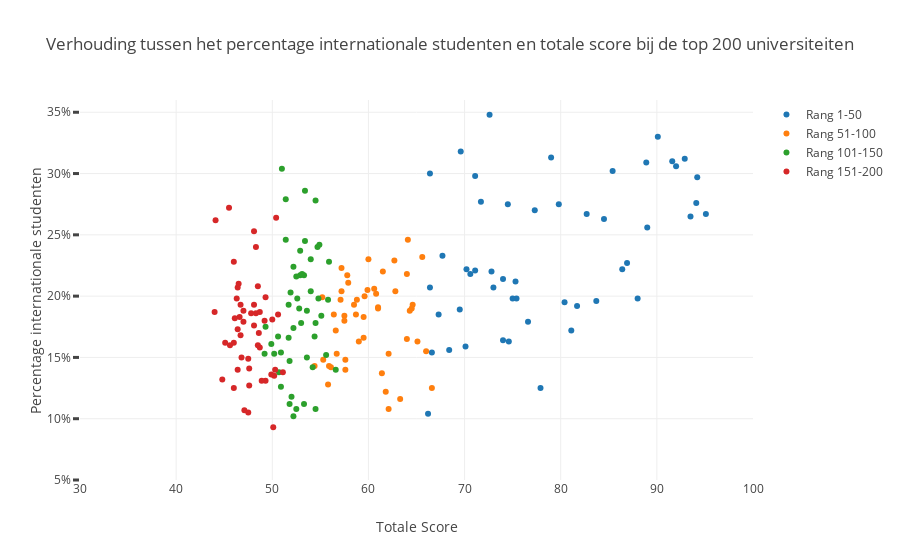

Notebook code cell kept with this figure:
### Code cell
trace1 = go.Scatter(
    x = total_score[:50],
    y = int_students[:50],
    mode = 'markers',
    name = 'Rang 1-50'
)
trace2 = go.Scatter(
    x = total_score[51:100],
    y = int_students[51:100],
    mode = 'markers',
    name = 'Rang 51-100'
)
trace3 = go.Scatter(
    x = total_score[101:150],
    y = int_students[101:150],
    mode = 'markers',
    name = 'Rang 101-150'
)
trace4 = go.Scatter(
    x = total_score[151:200],
    y = int_students[151:200],
    mode = 'markers',
    name = 'Rang 151-200'
)

layout = go.Layout(
    title = 'Verhouding tussen het percentage internationale studenten en totale score bij de top 200 universiteiten',
    yaxis = go.layout.YAxis(
        tick0 = 5,
        dtick = 5,
        ticksuffix = "%",
        ticklen= 6,
        tickwidth= 3,
        range = [5,36],
        title = 'Percentage internationale studenten'
    ),
    xaxis = go.layout.XAxis(
        title = 'Totale Score',
        range = [30, 100]
    ),
)

data = [trace1, trace2, trace3, trace4]
fig = go.Figure(data=data, layout=layout)


# Plot and embed in ipython notebook!
iplot(fig, filename='basic-scatter')

### Figure 1 — Plotly figure (JSON) as saved in the notebook; plotly's stock layout.template omitted (floating-point values rounded to 4 significant figures)
{"data": [{"mode": "markers", "name": "Rang 1-50", "type": "scatter", "uid": "17146a14-70a9-4894-be1e-5c0d8824b7d6", "x": [95.1, 94.1, 94.2, 93.5, 92.9, 92, 91.6, 90.1, 88.9, 89, 88, 86.9, 86.4, 85.4, 84.5, 83.7, 82.7, 81.7, 81.1, 80.4, 79.8, 79, 77.9, 77.3, 76.6, 75.3, 75.4, 75, 74, 74.6, 74.5, 74, 72.8, 72.6, 73, 71.1, 71.7, 71.1, 70.2, 69.6, 70.6, 70.1, 67.7, 69.5, 66.4, 67.3, 68.4, 66.4, 66.6, 66.2], "y": [26.7, 27.6, 29.7, 26.5, 31.2, 30.6, 31, 33, 30.9, 25.6, 19.8, 22.7, 22.2, 30.2, 26.3, 19.6, 26.7, 19.2, 17.2, 19.5, 27.5, 31.3, 12.5, 27, 17.9, 21.2, 19.8, 19.8, 16.4, 16.3, 27.5, 21.4, 22, 34.8, 20.7, 29.8, 27.7, 22.1, 22.2, 31.8, 21.8, 15.9, 23.3, 18.9, 20.7, 18.5, 15.6, 30, 15.4, 10.4]}, {"mode": "markers", "name": "Rang 51-100", "type": "scatter", "uid": "f2b70449-bb70-4d02-a1ff-c125e1066341", "x": [65.1, 66.6, 66, 64.6, 65.6, 64, 64.3, 64, 64.5, 62.8, 64.1, 62.1, 63.3, 62.7, 61.4, 62.1, 61.8, 61.5, 61, 60.8, 61, 60, 59.6, 59.5, 60.6, 58.5, 59.5, 59, 57.9, 58.7, 59.9, 57.5, 58.8, 57.8, 57.2, 57.5, 57.2, 57.6, 57.6, 56.1, 55.9, 56.6, 56.7, 56.4, 55.3, 55.8, 55.2, 57.1, 54.4], "y": [16.3, 12.5, 15.5, 19.3, 23.2, 21.8, 18.8, 16.5, 19, 20.4, 24.6, 15.3, 11.6, 22.9, 13.7, 10.8, 12.2, 22, 19.1, 20.2, 19, 23, 20, 18.3, 20.6, 19.3, 16.6, 16.3, 21.1, 18.5, 20.5, 18.4, 19.7, 21.7, 22.3, 18, 20.4, 14, 14.8, 14.2, 14.3, 17.2, 15.3, 18.5, 14.8, 12.8, 19.9, 19.7, 14.3]}, {"mode": "markers", "name": "Rang 101-150", "type": "scatter", "uid": "03ff338c-9d99-4687-9961-9691cb0239f7", "x": [54.7, 53.6, 55.8, 56.6, 55.6, 54.5, 54.8, 54.4, 55.9, 53.4, 53.6, 55.1, 52.9, 54, 54.2, 52.9, 54.9, 54, 54.5, 52.2, 54.5, 53.3, 53.3, 52.5, 51.7, 52.8, 53, 52.5, 53.1, 51.4, 51.8, 53.4, 52.2, 50.9, 52, 52.6, 51.7, 50.6, 51.9, 50.2, 52.2, 50.7, 50.9, 51, 49.3, 51.8, 49.9, 51.4, 49.2], "y": [24, 18.8, 19.7, 14, 15.2, 27.8, 19.8, 16.7, 22.8, 28.6, 15, 18.4, 23.7, 23, 14.2, 21.7, 24.2, 20.4, 17.8, 22.4, 10.8, 11.2, 21.7, 10.8, 16.6, 19, 17.8, 21.6, 21.8, 24.6, 14.7, 24.5, 10.2, 15.4, 11.8, 19.8, 19.3, 16.7, 20.3, 15.3, 17.4, 13.8, 12.6, 30.4, 17.5, 11.2, 16.1, 27.9, 15.3]}, {"mode": "markers", "name": "Rang 151-200", "type": "scatter", "uid": "b94794de-0630-4e20-b8a4-65e7e9113b53", "x": [50.4, 50.6, 49.3, 50.2, 49.9, 48.3, 51.1, 47.6, 49.2, 49.3, 48.7, 50.1, 48.3, 48.9, 47.5, 50, 48.1, 46.4, 47.8, 48.7, 48.1, 46.4, 48.5, 48.6, 48.1, 46.8, 47, 50.3, 47.6, 45.1, 48.5, 47.1, 46.7, 47, 46, 46, 46.7, 45.6, 47.5, 44.8, 46.4, 46.6, 44, 46.1, 46.3, 44.1, 46.5, 46, 45.5], "y": [26.4, 18.5, 13.1, 13.5, 13.6, 24, 13.8, 12.7, 18, 19.9, 15.8, 9.3, 18.6, 13.1, 10.5, 18.1, 17.6, 20.7, 18.6, 18.7, 19.3, 17.3, 20.8, 17, 25.3, 15, 17.9, 14, 14.1, 16.2, 16, 10.7, 16.8, 18.8, 12.5, 22.8, 19.3, 16, 14.9, 13.2, 14, 18.3, 18.7, 18.2, 19.8, 26.2, 21, 16.2, 27.2]}], "layout": {"title": {"text": "Verhouding tussen het percentage internationale studenten en totale score bij de top 200 universiteiten"}, "xaxis": {"range": [30, 100], "title": {"text": "Totale Score"}}, "yaxis": {"dtick": 5, "range": [5, 36], "tick0": 5, "ticklen": 6, "ticksuffix": "%", "tickwidth": 3, "title": {"text": "Percentage internationale studenten"}}}}
